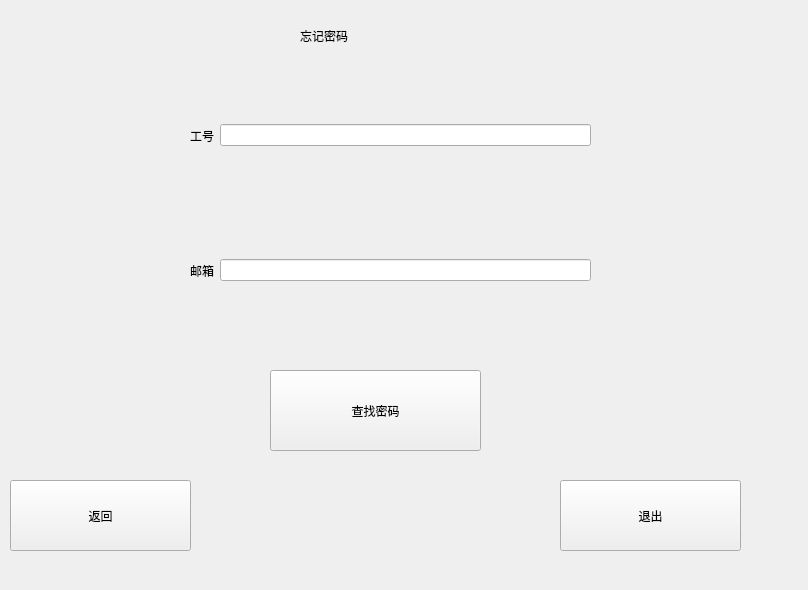
<?xml version="1.0" encoding="UTF-8"?>
<ui version="4.0">
 <class>Find_Password</class>
 <widget class="QWidget" name="Find_Password">
  <property name="geometry">
   <rect>
    <x>0</x>
    <y>0</y>
    <width>808</width>
    <height>590</height>
   </rect>
  </property>
  <property name="windowTitle">
   <string>Form</string>
  </property>
  <widget class="QWidget" name="horizontalLayoutWidget">
   <property name="geometry">
    <rect>
     <x>190</x>
     <y>90</y>
     <width>401</width>
     <height>91</height>
    </rect>
   </property>
   <layout class="QHBoxLayout" name="horizontalLayout">
    <item>
     <widget class="QLabel" name="label">
      <property name="styleSheet">
       <string notr="true">font: 11pt &quot;Agency FB&quot;;
font: 16pt &quot;Agency FB&quot;;
font: 12pt &quot;Agency FB&quot;;</string>
      </property>
      <property name="text">
       <string>工号</string>
      </property>
     </widget>
    </item>
    <item>
     <widget class="QLineEdit" name="id"/>
    </item>
   </layout>
  </widget>
  <widget class="QWidget" name="horizontalLayoutWidget_2">
   <property name="geometry">
    <rect>
     <x>190</x>
     <y>220</y>
     <width>401</width>
     <height>101</height>
    </rect>
   </property>
   <layout class="QHBoxLayout" name="horizontalLayout_2">
    <item>
     <widget class="QLabel" name="label_2">
      <property name="styleSheet">
       <string notr="true">font: 11pt &quot;Agency FB&quot;;
font: 16pt &quot;Agency FB&quot;;
font: 12pt &quot;Agency FB&quot;;</string>
      </property>
      <property name="text">
       <string>邮箱</string>
      </property>
     </widget>
    </item>
    <item>
     <widget class="QLineEdit" name="emailbox"/>
    </item>
   </layout>
  </widget>
  <widget class="QLabel" name="label_3">
   <property name="geometry">
    <rect>
     <x>300</x>
     <y>10</y>
     <width>331</width>
     <height>51</height>
    </rect>
   </property>
   <property name="styleSheet">
    <string notr="true">font: 20pt &quot;Agency FB&quot;;</string>
   </property>
   <property name="text">
    <string>忘记密码</string>
   </property>
  </widget>
  <widget class="QPushButton" name="btn_back_log">
   <property name="geometry">
    <rect>
     <x>10</x>
     <y>480</y>
     <width>181</width>
     <height>71</height>
    </rect>
   </property>
   <property name="styleSheet">
    <string notr="true">font: 12pt &quot;Agency FB&quot;;</string>
   </property>
   <property name="text">
    <string>返回</string>
   </property>
  </widget>
  <widget class="QPushButton" name="quit">
   <property name="geometry">
    <rect>
     <x>560</x>
     <y>480</y>
     <width>181</width>
     <height>71</height>
    </rect>
   </property>
   <property name="styleSheet">
    <string notr="true">font: 12pt &quot;Agency FB&quot;;</string>
   </property>
   <property name="text">
    <string>退出</string>
   </property>
  </widget>
  <widget class="QPushButton" name="pushButton">
   <property name="geometry">
    <rect>
     <x>270</x>
     <y>370</y>
     <width>211</width>
     <height>81</height>
    </rect>
   </property>
   <property name="styleSheet">
    <string notr="true">font: 12pt &quot;Agency FB&quot;;</string>
   </property>
   <property name="text">
    <string>查找密码</string>
   </property>
  </widget>
 </widget>
 <resources/>
 <connections/>
</ui>
